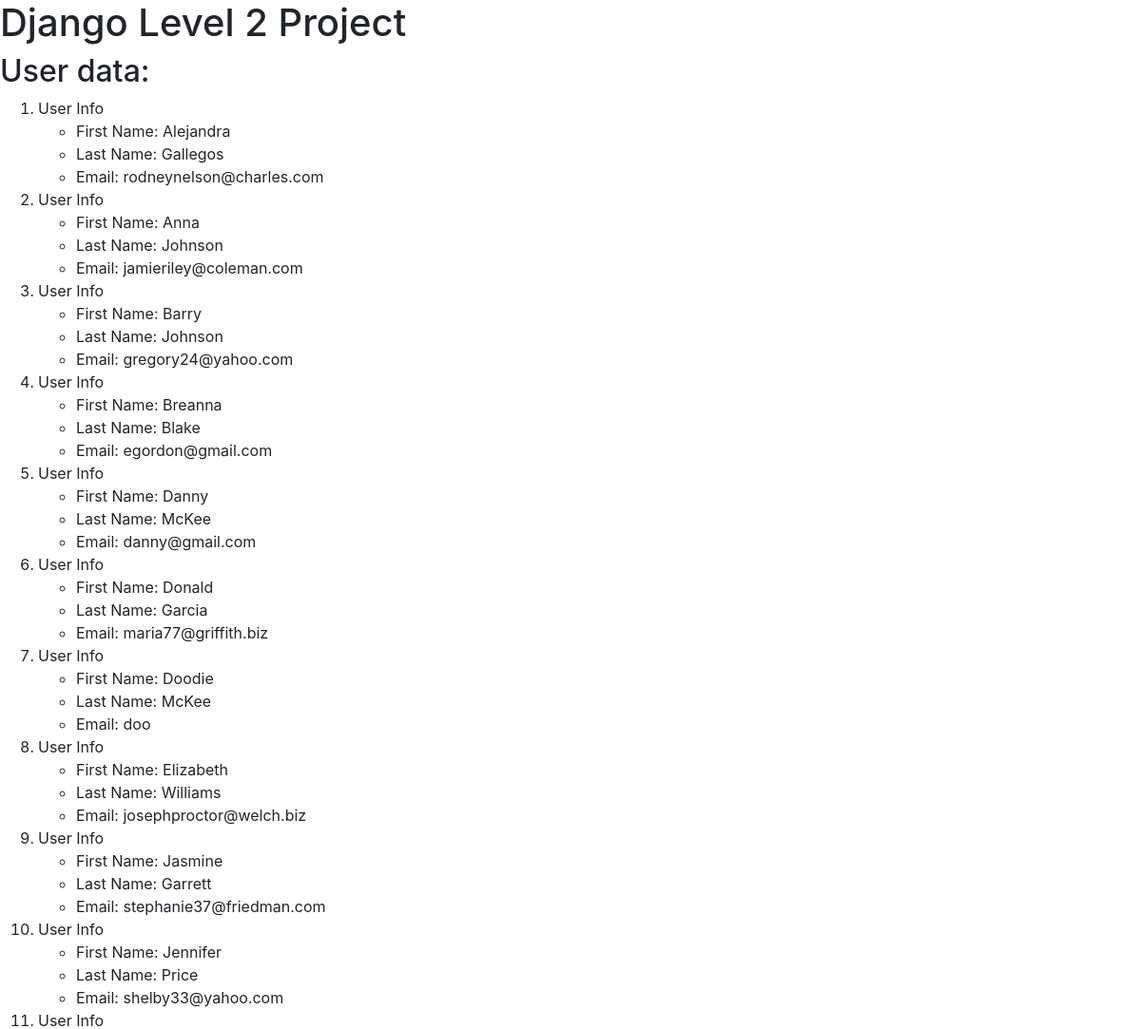
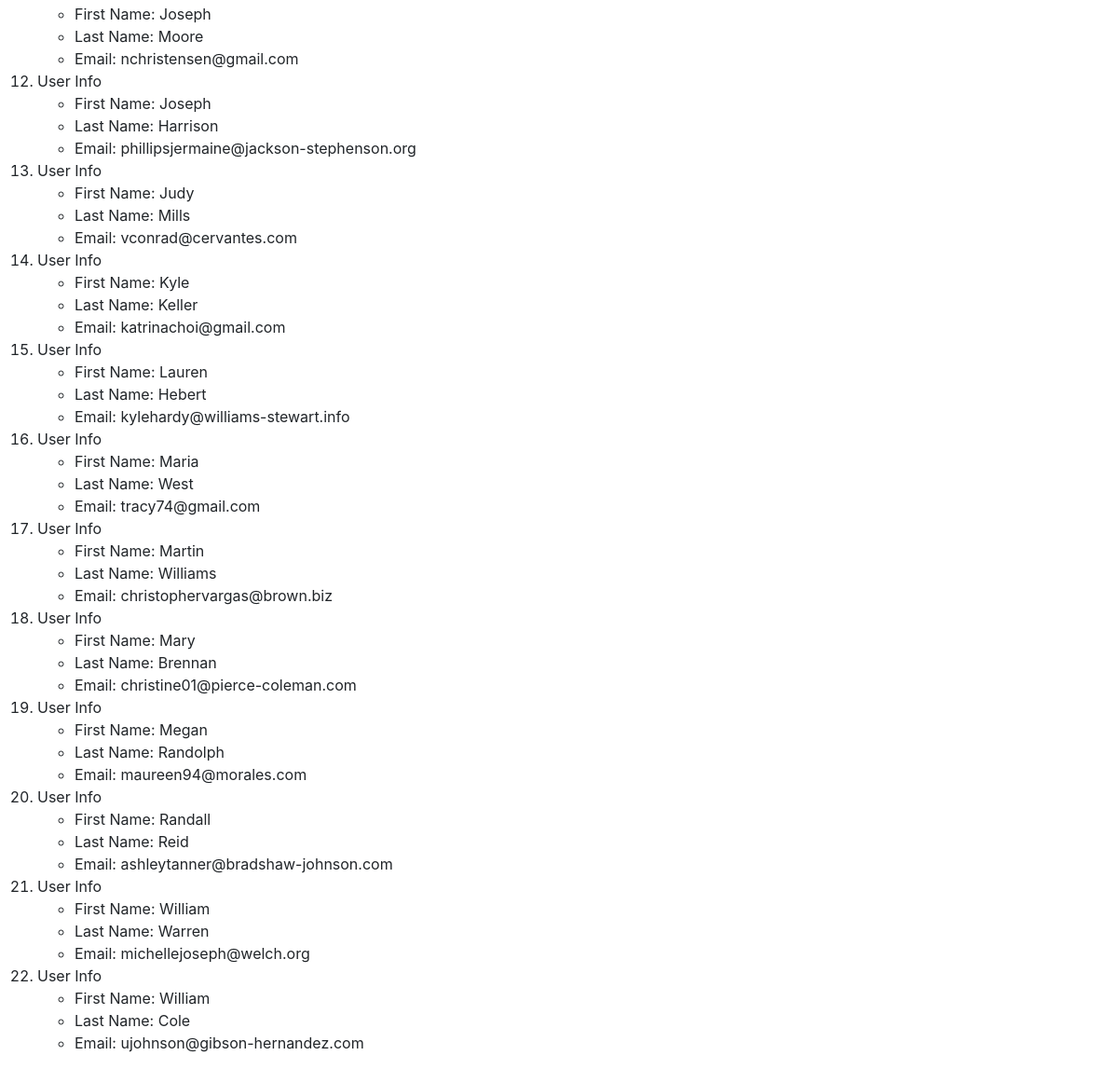
/users/, run on the app's committed database (2 pictures, top to bottom).
### AppTwo/models.py (models this page shows, shortened)
class User(models.Model):
    first_name = models.CharField(max_length= 30)
    last_name = models.CharField(max_length= 60)
    email = models.CharField(max_length= 60, unique= True)

### AppTwo/views.py (the view)
# urls.py: re_path(r'users/', views.users, name='users'),
def users(request):
    user_list = User.objects.order_by('first_name')
    users_dict = {'users_list': user_list}
    return render(request, 'appTwo/users.html', context=users_dict)

### templates/appTwo/users.html (shortened to what this page needs)
<!DOCTYPE html>
{% load staticfiles %}
<html lang="en">
<head>
    <link rel="stylesheet" href="https://stackpath.bootstrapcdn.com/bootstrap/4.1.1/css/bootstrap.min.css">
</head>
<body>
    <h1>Django Level 2 Project</h1>
    <h2>User data:</h2>
    <div class="userDataDiv">
        {% if users_list %}
        <div>
            <ol type="1">
                {% for user in users_list %}
                <li>User Info</li>
                <ul>
                    <li>First Name: {{ user.first_name }}</li>
                    <li>Last Name: {{ user.last_name }}</li>
                    <li>Email: {{ user.email }}</li>
                </ul>
                {% endfor %}
            </ol>
        </div>
        {% else %}
        <p>No Users Found!</p>
        {% endif %}
    </div>
</body>
</html>

### data on the page
User: first_name "Alejandra", last_name "Gallegos", email "rodneynelson@charles.com"
User: first_name "Anna", last_name "Johnson", email "jamieriley@coleman.com"
User: first_name "Barry", last_name "Johnson", email "gregory24@yahoo.com"
User: first_name "Breanna", last_name "Blake", email "egordon@gmail.com"
User: first_name "Danny", last_name "McKee", email "danny@gmail.com"
User: first_name "Donald", last_name "Garcia", email "maria77@griffith.biz"
User: first_name "Doodie", last_name "McKee", email "doo"
User: first_name "Elizabeth", last_name "Williams", email "josephproctor@welch.biz"
User: first_name "Jasmine", last_name "Garrett", email "stephanie37@friedman.com"
User: first_name "Jennifer", last_name "Price", email "shelby33@yahoo.com"
User: first_name "Joseph", last_name "Moore", email "nchristensen@gmail.com"
User: first_name "Joseph", last_name "Harrison", email "phillipsjermaine@jackson-stephenson.org"
User: first_name "Judy", last_name "Mills", email "vconrad@cervantes.com"
User: first_name "Kyle", last_name "Keller", email "katrinachoi@gmail.com"
User: first_name "Lauren", last_name "Hebert", email "kylehardy@williams-stewart.info"
User: first_name "Maria", last_name "West", email "tracy74@gmail.com"
User: first_name "Martin", last_name "Williams", email "christophervargas@brown.biz"
User: first_name "Mary", last_name "Brennan", email "christine01@pierce-coleman.com"
User: first_name "Megan", last_name "Randolph", email "maureen94@morales.com"
User: first_name "Randall", last_name "Reid", email "ashleytanner@bradshaw-johnson.com"
User: first_name "William", last_name "Warren", email "michellejoseph@welch.org"
User: first_name "William", last_name "Cole", email "ujohnson@gibson-hernandez.com"
